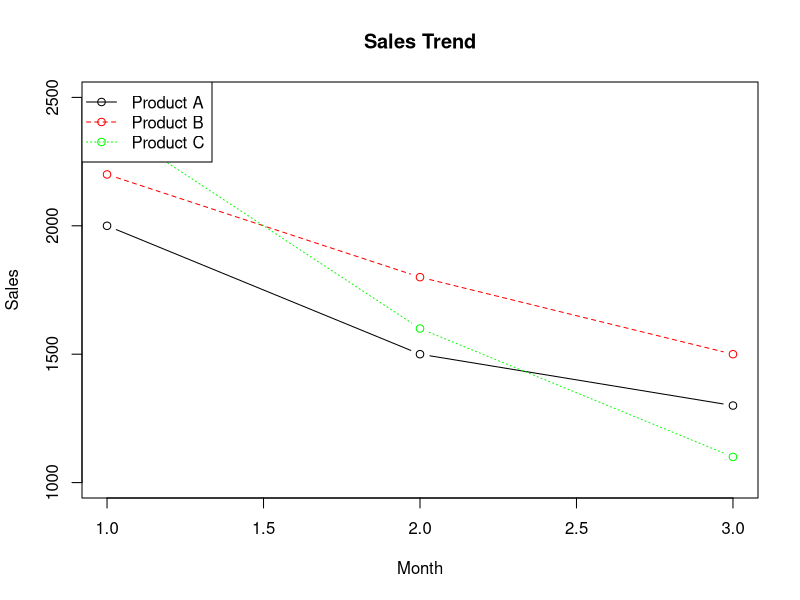

Source code (R):
# -------- Data --------
month <- 1:3

productA <- c(2000, 1500, 1300)
productB <- c(2200, 1800, 1500)
productC <- c(2400, 1600, 1100)

# -------- Plot base (Product A) --------
plot(month, productA,
     type = "b",
     col = "black",
     pch = 1,
     lty = 1,
     ylim = c(1000, 2500),
     main = "Sales Trend",
     xlab = "Month",
     ylab = "Sales")

# -------- Add Product B --------
lines(month, productB,
      type = "b",
      col = "red",
      pch = 1,
      lty = 2)

# -------- Add Product C --------
lines(month, productC,
      type = "b",
      col = "green",
      pch = 1,
      lty = 3)

# -------- Legend --------
legend("topleft",
       legend = c("Product A", "Product B", "Product C"),
       col = c("black", "red", "green"),
       lty = c(1, 2, 3),
       pch = 1)
